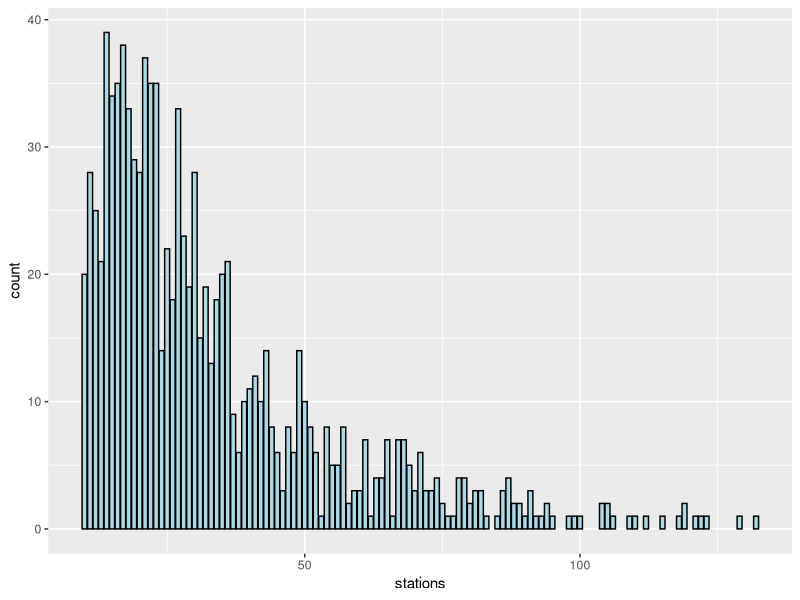
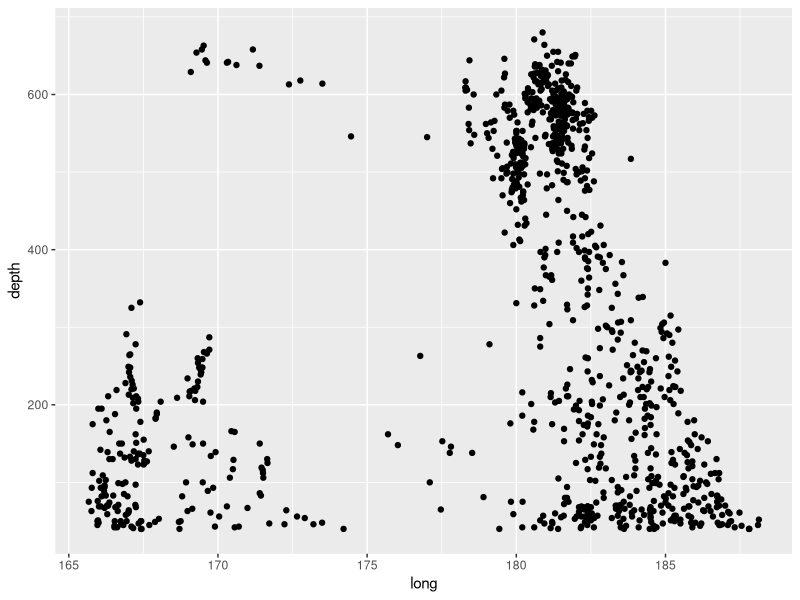

The R script that drew these images, in order:
library(ggplot2)
quakes

#單變數
ggplot(data = quakes, aes(x = stations)) +
  geom_bar(fill = "lightblue", colour = "black")

#雙變數
ggplot(data = quakes, aes(x = long, y=depth)) +
  geom_point()
